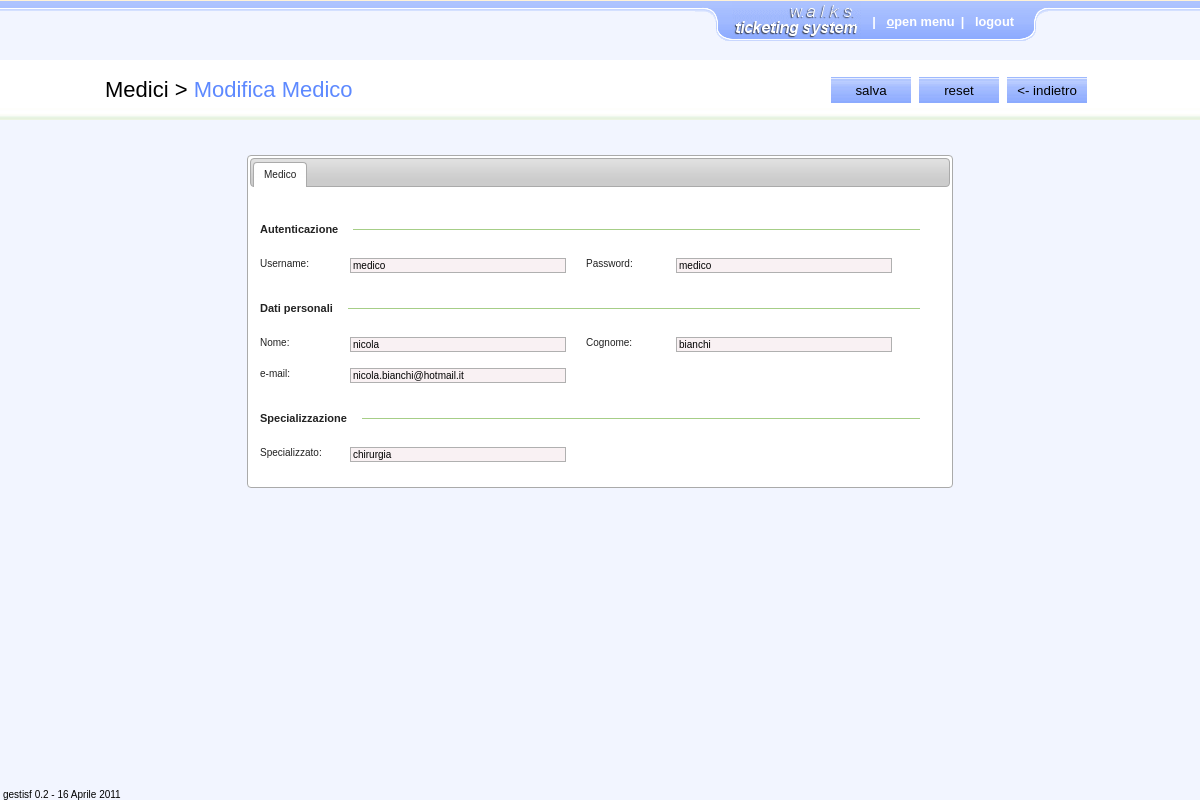
The app's page /content/medical_create.php?pagename=medical_edit&id=41 (signed in) with its own data.
### tables this page shows
CREATE TABLE `users` (
  `id` mediumint(9) NOT NULL AUTO_INCREMENT,
  `name` varchar(48) DEFAULT NULL,
  `surname` varchar(48) DEFAULT NULL,
  `birth_date` varchar(10) DEFAULT NULL,
  `gender` varchar(1) DEFAULT NULL,
  `ticket` varchar(32) DEFAULT NULL,
  `specialization` varchar(300) DEFAULT NULL,
  `username` varchar(48) DEFAULT NULL,
  `password` varchar(48) DEFAULT NULL,
  `user_type` varchar(15) DEFAULT NULL,
  `user_creation` varchar(1) NOT NULL DEFAULT '0',
  `medical_creation` varchar(1) NOT NULL DEFAULT '0',
  `patient_creation` varchar(1) NOT NULL DEFAULT '0',
  `relative_creation` varchar(1) NOT NULL DEFAULT '0',
  `dossier_creation` varchar(1) NOT NULL DEFAULT '0',
  `removable` int(1) NOT NULL DEFAULT '1',
  `medical_id` mediumint(9) DEFAULT NULL,
  `patient_id` mediumint(9) DEFAULT NULL,
  `email` varchar(30) DEFAULT NULL,
  PRIMARY KEY (`id`)
);

### content/ajax_init.php (called while the page is built, shortened)
<?
if (isset($_GET['pagename']) && ($_GET['pagename'] != '')) {
	$pagename = $_GET['pagename'];
}
switch ($pagename) {
	case 'medical_edit':
	$query = "SELECT * FROM users WHERE id = '" . $_GET['id'] . "' AND removable = '1';";
	$risultato = mysql_query($query) or die("Query fallita: " . mysql_error());
	$linea = mysql_fetch_array($risultato, MYSQL_ASSOC);
	break;
}
?>

### content/medical_create.php (the view, shortened to what this page needs)
<?
include ('ajax_init.php');
include ('header.php');
?>
<body>
<?	include ('menu.php'); ?>
<div id="container">
<?
$operationarea = "	<input type='button' name='submit:mainform' id='submit:mainform' value='salva' />
					<input type='reset' name='reset:mainform' id='reset:mainform' value='reset' />
					<input type='button' name='cancel' id='cancel' value='&lt;- indietro' />";
include ('messagearea.php');
?>
	<div id="content">
		<div id="fieldsetcontainer" class="sjbjl_tabbed">
			<ul>
				<li><a href="#tabs-1">Medico</a></li>
			</ul>
			<form name="mainform" id="mainform" action="#" method="post" class="sjbjl_form">
			<fieldset>
				<h4 class="spacer"><span>Autenticazione</span></h4>
				<div class="duenorma">
					<label for="username" class="uno">Username:</label>
					<input type="text" name="username" id="username"  class="due" value="<? echo $linea['username']; ?>" onkeypress="sjbjl_checkfield(this,event,'maxl=24,mandatory=true,valuetype=username,label=username');"></input>
					<label for="password" class="tre">Password:</label>
					<input type="text" name="password" id="password" class="quattro" value="<? echo $linea['password']; ?>" onkeypress="sjbjl_checkfield(this,event,'minl=6,maxl=24,mandatory=true,valuetype=password,label=password');"></input>
				</div>
				<h4 class="spacer"><span>Dati personali</span></h4>
				<div class="duenorma">
					<label for="name" class="uno">Nome:</label>
					<input type="text" name="name" id="name"  class="due" value="<? echo $linea['name']; ?>" onkeypress="sjbjl_checkfield(this,event,'maxl=48,mandatory=true,valuetype=alphanumeric_blank,label=nome');"></input>
					<label for="surname" class="tre">Cognome:</label>
					<input type="text" name="surname" id="surname"  class="quattro" value="<? echo $linea['surname']; ?>" onkeypress="sjbjl_checkfield(this,event,'maxl=48,mandatory=true,valuetype=alphanumeric_blank,label=cognome');"></input>
				</div>
				<div class="duenorma">
					<label for="email" class="uno">e-mail:</label>
					<input type="text" name="email" id="email"  class="due" value="<? echo $linea['email']; ?>" onkeypress="sjbjl_checkfield(this,event,'maxl=64,mandatory=true,valuetype=email,label=e-mail');"></input>
				</div>
				<h4 class="spacer"><span>Specializzazione</span></h4>
				<div class="duenorma">
					<label for="specialization" class="uno">Specializzato:</label>
					<input type="text" name="specialization" id="specialization" class="due" value="<? echo $linea['specialization']; ?>" onkeypress="sjbjl_checkfield(this,event,'maxl=300,mandatory=true,valuetype=alphanumeric_blank,label=specializzato in');"></input>
				</div>
			</fieldset>
			</form>
		</div>
	</div>
</div>
<? include ('footer.php'); ?>
</body>
</html>

### sjbjl/css/sjbjl.general.css (style rules this page uses)
html { overflow:auto; }
body,form,fieldset { margin:0; padding:0; }
a { text-decoration:none; }
input { background-color:#ffffff; border-width:1px; border-style:solid; border-color:#d0d0d0; }
input.mandatory, input.mandatory_true { background-color:#f9f1f3; }
.sjbjl_tabbed { visibility:hidden; }

### css/general.css (style rules this page uses)
body { font-family:Arial, Helvetica, sans-serif; background-color:#f2f5ff; }
form { float:left; }
a { color:#000000; }
div#container { width:100%; min-height:600px; text-align:center; }
div#content { width:990px; min-height:400px; margin:35px auto auto auto; text-align:left; }
div#fieldsetcontainer { width:700px; min-height:200px; overflow:hidden; font-size:10px; margin:0 auto; }
div#fieldsetcontainer fieldset { margin-top:15px; margin-bottom:15px; border:0 none; }
div#fieldsetcontainer fieldset input { border:1px solid #b0b0b0; }
div#fieldsetcontainer fieldset label { height:14px; text-align:left; font-family:Verdana,Arial,helvetica,sans-serif; font-size:10px; }
div.fieldsetrow, div.enable, div.userabil, div.dueabil, div.duenorma, div.unonorma { float:left; clear:left; width:665px; height:auto; margin:8px auto 8px 10px; }
div.duenorma .uno { clear:left; float:left; width:90px; }
div.duenorma .due { float:left; width:210px; }
div.duenorma .tre { float:left; width:90px; margin:auto auto auto 20px; }
div.duenorma .quattro { float:left; width:210px; }
h4.spacer { float:left; width:660px; height:16px; margin:20px auto 12px 10px; background-image:url(../images/spacer_background.gif); background-position:left center; background-repeat:no-repeat; }
h4.spacer span { display:block; border-right:10px solid #ffffff; float:left; padding-right:5px; font-size:11px; line-height:14px; background-color:#ffffff; }
div#messageareacontent div#operationarea input { float:left; width:80px; height:26px; margin:17px 8px auto auto; border:0 none; background-image:url(../images/generalbutton.jpg); background-position:center center; background-repeat:repeat-x; }

### records on screen
users: username "medico", password "medico", name "nicola", surname "bianchi", email "nicola.bianchi@hotmail.it", specialization "chirurgia"

### other values on screen
$menusezione "Medici"
$menufunzione "Modifica Medico"
$version "gestisf 0.2 - 16 Aprile 2011"
